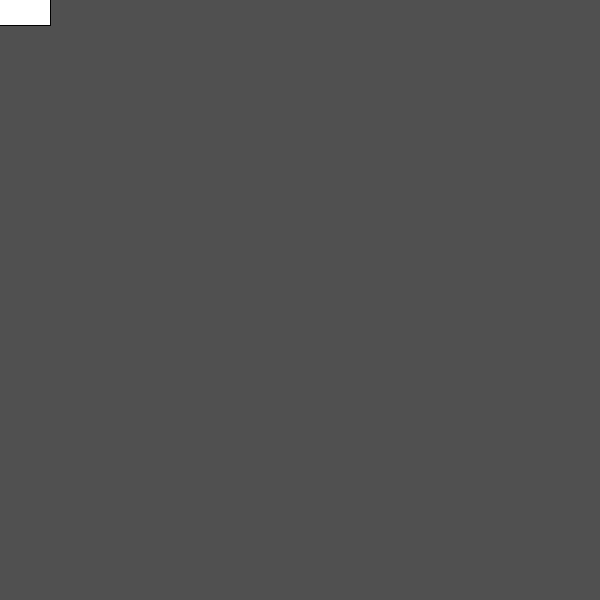
Frame 1 (no input)
Frame 60 (the mouse pressed at the canvas centre just before this capture): identical to frame 1, image omitted
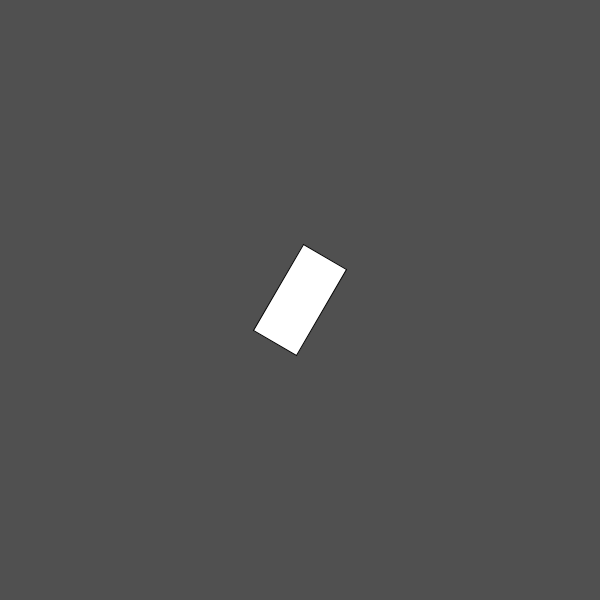
Frame 120 (the mouse held since frame 60 and released just before this capture)

The Processing sketch that drew these frames (run headless with seeded random() and noise(); from frame 60 on, the mouse is pressed at the canvas centre):

// Processing sketch: M2Q15
// ── M2Q15.pde
void setup() {
  size(600, 600);
  rectMode(CENTER);
}

void draw() {
  background(80);
  
  pushMatrix(); 
  translate(mouseX, mouseY); 
  rotate(radians(mouseX)); 
  
  rect(0, 0, 100, 50); 
  popMatrix(); 
}
